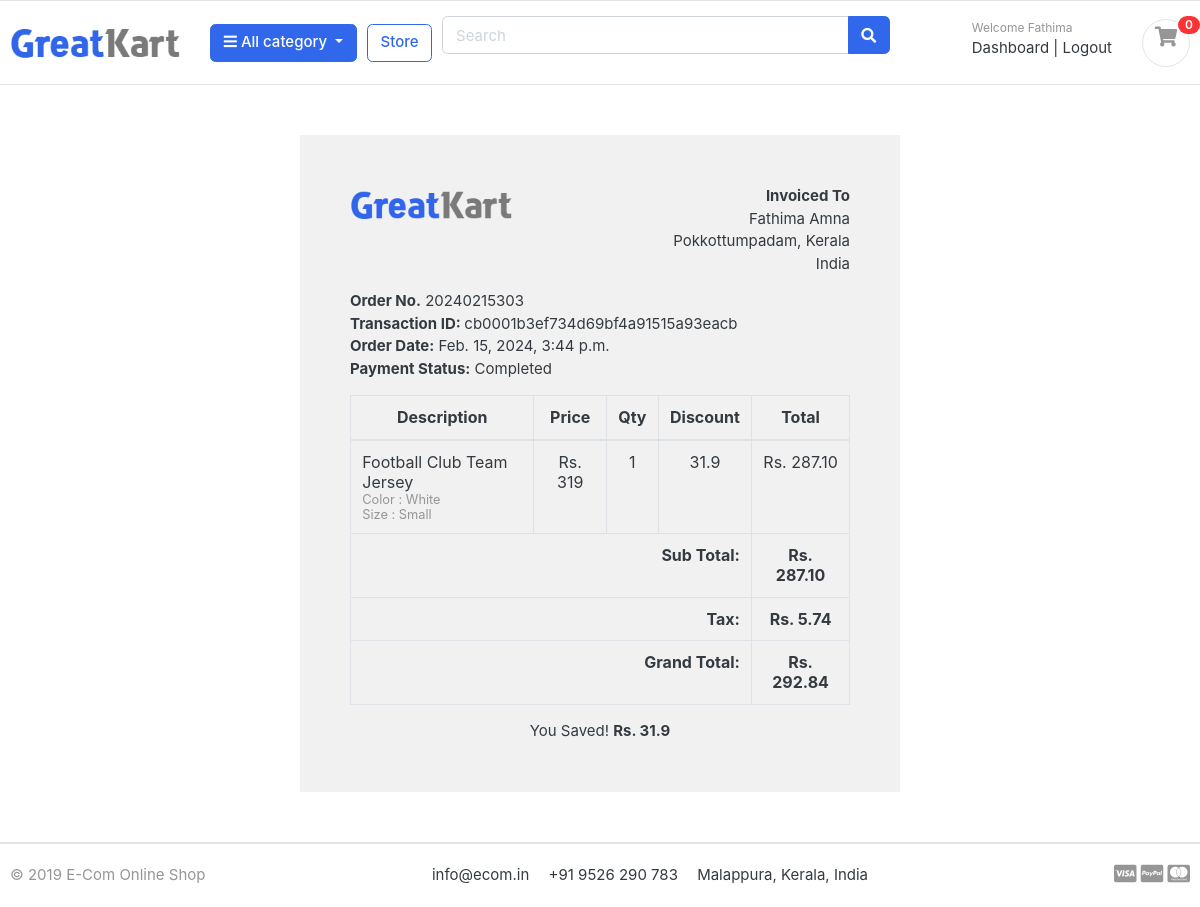
/accounts/order_detail/20240215303/ (signed in), run on the app's committed database.
### accounts/models.py (models this page shows, shortened)
class Account(AbstractBaseUser):
    first_name = models.CharField(max_length=50)
    last_name = models.CharField(max_length=50)
    username = models.CharField(max_length=50, unique=True)
    email = models.EmailField(max_length=100, unique=True)
    phone_number = models.CharField(max_length=12, unique=True, default='')
    wallet = models.FloatField(null=True, default=0.0)
    date_joined = models.DateTimeField(auto_now_add=True)
    last_login = models.DateTimeField(auto_now_add=True)
    is_admin = models.BooleanField(default=False)
    is_staff = models.BooleanField(default=False)
    is_active = models.BooleanField(default=True)
    is_superadmin = models.BooleanField(default=False)
    USERNAME_FIELD = 'email'
    REQUIRED_FIELDS = ['username', 'first_name', 'last_name']
    objects = MyAccountManager()
    class Meta:
        verbose_name = 'account'
        verbose_name_plural = 'accounts'

class Address(models.Model):
    user = models.ForeignKey(Account, on_delete=models.CASCADE)
    full_name = models.CharField(max_length=20, default='')
    phone_number = models.CharField(max_length=15)
    address_line_1 = models.CharField(max_length=100)
    address_line_2 = models.CharField(blank=True, max_length=100)
    city = models.CharField(max_length=20)
    state = models.CharField(max_length=20)
    country = models.CharField(max_length=20)
    zipcode = models.CharField(max_length=6)

### orders/models.py (models this page shows, shortened)
class Order(models.Model):
    STATUS = (
        ('Pending', 'Pending'),
        ('Order Confirmed', 'Order Confirmed'),
        ('Return Requested', 'Return Requested'),
        ('Return Approved', 'Return Approved'),
        ('Return Rejected', 'Return Rejected'),
        ('Return Received', 'Return Received'),
        ('Cancelled', 'Cancelled'),
        ('Delivered', 'Delivered'),
    )
    user = models.ForeignKey(Account, on_delete=models.SET_NULL, null=True)
    address = models.ForeignKey(Address, on_delete=models.SET_NULL, null=True)
    payment = models.ForeignKey(Payment, on_delete=models.SET_NULL, null=True)
    order_number = models.CharField(max_length=30, unique=True)
    order_total = models.FloatField()
    tax = models.FloatField()
    status = models.CharField(max_length=20, choices=STATUS, default='Pending')
    ip = models.CharField(blank=True, max_length=20)
    is_ordered = models.BooleanField(default=False)
    is_cancelled = models.BooleanField(default=False)
    created_at = models.DateTimeField(auto_now_add=True)
    updated_at = models.DateTimeField(auto_now=True)
    coupon_discount = models.FloatField(default=0.0)

class Payment(models.Model):
    user = models.ForeignKey(Account, on_delete=models.CASCADE)
    payment_id = models.CharField(max_length=100)
    amount_paid = models.CharField(max_length=100)
    discount = models.FloatField(default=0)
    status = models.CharField(max_length=100)
    created_at = models.DateTimeField(auto_now_add=True)
    timestamp = models.DateTimeField(default=timezone.now)

class OrderProduct(models.Model):
    order = models.ForeignKey(Order, on_delete=models.CASCADE, related_name='products')
    payment = models.ForeignKey(Payment, on_delete=models.SET_NULL, blank=True, null=True)
    user = models.ForeignKey(Account, on_delete=models.CASCADE)
    product = models.ForeignKey(Product, on_delete=models.CASCADE)
    variant = models.ManyToManyField(Variant, blank=True)
    quantity = models.IntegerField()
    tax = models.FloatField(default=0.0)
    product_price = models.FloatField()
    ordered = models.BooleanField(default=False)
    created_at = models.DateTimeField(auto_now_add=True)
    updated_at = models.DateTimeField(auto_now=True)
    product_discount = models.FloatField(default=0.0)

### store/models.py (models this page shows, shortened)
class Product(models.Model):
    product_name = models.CharField(max_length=200, unique=True)
    slug = models.SlugField(max_length=200, unique=True)
    description = models.TextField(max_length=500, blank=True)
    price = models.PositiveIntegerField(
        validators=[MinValueValidator(1)],
        help_text="Enter a number greater than zero")
    product_image = models.ImageField(upload_to='photos/products')
    stock = models.PositiveIntegerField(
        validators=[MinValueValidator(1)],
        help_text="Enter a number greater than zero")
    is_available = models.BooleanField(default=True)
    category = models.ForeignKey(Category, on_delete=models.CASCADE)
    created_date = models.DateTimeField(auto_now_add=True)
    modified_date = models.DateTimeField(auto_now=True)
    offer_percentage = models.PositiveIntegerField(default=0, blank=True, null=True)
    offer_price = models.PositiveIntegerField(default=0, blank=True, null=True)

class Variant(models.Model):
    product = models.ForeignKey(Product, on_delete=models.CASCADE)
    variant_category = models.CharField(max_length=100, choices=variant_category_choice)
    variant_value = models.CharField(max_length=100)
    is_active = models.BooleanField(default=True)
    created_on = models.DateTimeField(auto_now=True)
    objects = VariantManager()

### accounts/views.py (the view)
# urls.py: path('order_detail/<int:order_id>/', views.order_detail, name='order_detail'),
@cache_control(no_cache=True, must_revalidate=True, no_store=True)
@login_required(login_url='login_user')
def order_detail(request, order_id):
    order_detail = OrderProduct.objects.filter(order__order_number=order_id)
    order = Order.objects.get(order_number=order_id)
    total_product = []
    subtotal = 0
    total_product_discount = 0
    for item in order_detail:
        product_total = item.product_price * item.quantity
        subtotal += product_total
        total_product.append({'item': item, 'total': product_total})
        discount_price = (item.product.offer_percentage * item.product.price) / 100
        total_product_discount += discount_price * item.quantity
    context = {
        'order_detail': total_product,
        'order': order,
        'subtotal': subtotal,
        'tax': order.tax,
        'grand_total': subtotal + order.tax,
        'coupon_discount': order.coupon_discount,
        'total_product_discount': total_product_discount,
    }
    return render(request, 'accounts/order-detail.html', context)

### templates/accounts/order-detail.html (shortened to what this page needs)
{% extends 'base.html' %}
{% load static %}
{% block content %}
<div class="container"
     style="margin: 0 auto;width: 50%;padding: 50px;background: #f1f1f1;margin-top: 50px;margin-bottom: 50px;">
    <div class="row invoice row-printable">
        <div class="col-md-12">
            <div class="panel panel-default plain" id="dash_0">
                <div class="panel-body p30">
                    <div class="row">
                        <div class="col-lg-6">
                            <div class="invoice-logo"><img src="{% static '/images/logo.png' %}" alt="Invoice logo"
                                                           style="max-height: 40px;"></div>
                        </div>
                        <div class="col-lg-6">
                            <div class="invoice-from">
                                <ul class="list-unstyled text-right">
                                    <li><strong>Invoiced To</strong></li>
                                    <li>{{ order.address.full_name }}</li>
                                    <li>{{ order.address.city}}, {{ order.address.state }}</li>
                                    <li>{{ order.address.country }}</li>
                                </ul>
                            </div>
                        </div>
                        <div class="col-lg-12">
                            <div class="invoice-details mt25">
                                <div class="well">
                                    <ul class="list-unstyled mb0">
                                        <li><strong>Order No.</strong> {{ order.order_number}}</li>
                                        <li><strong>Transaction ID: </strong> {{ order.payment.payment_id }}</li>
                                        <li><strong>Order Date:</strong> {{ order.created_at}}</li>
                                        <li><strong>Payment Status:</strong> {{ order.payment.status }}</li>
                                    </ul>
                                </div>
                            </div>
                            <div class="invoice-items">
                                <div class="table-responsive" style="overflow: hidden; outline: none;" tabindex="0">
                                    <table class="table table-bordered">
                                        <thead>
                                        <tr>
                                            <th class="per70 text-center">Description</th>
                                            <th class="per25 text-center">Price</th>
                                            <th class="per5 text-center">Qty</th>
                                            <th class="per5 text-center">Discount</th>
                                            <th class="per5 text-center">Total</th>
                                        </tr>
                                        </thead>
                                        <tbody>
                                        {% for product in order_detail %}
                                        <tr>
                                            <td> {{ product.item.product.product_name }}
                                                <p class="text-muted small">
                                                    {% if product.item.variant.all %}
                                                    {% for variant in product.item.variant.all %}
                                                    {{ variant.variant_category | capfirst }} : {{ variant.variant_value | capfirst }} <br>
                                                    {% endfor %}
                                                    {% endif %}
                                                </p>
                                            </td>
                                            <td class="text-center"> Rs. {{ product.item.product.price }} </td>
                                            <td class="text-center"> {{ product.item.quantity }} </td>
                                            <td class="text-center"> {{ product.item.product_discount }} </td>
                                            <td class="text-center"> Rs. {{ product.total | floatformat:2 }} </td>
                                        </tr>
                                        {% endfor %}
                                        </tbody>
                                        <tfoot>
                                        <tr>
                                            <th colspan="4" class="text-right">Sub Total:</th>
                                            <th class="text-center">Rs. {{ subtotal | floatformat:2 }}</th>
                                        </tr>
                                        <tr>
                                            <th colspan="4" class="text-right">Tax:</th>
                                            <th class="text-center">Rs. {{ tax | floatformat:2 }}</th>
                                        </tr>
                                        <tr>
                                            <th colspan="4" class="text-right">Grand Total:</th>
                                            <th class="text-center">Rs. {{ grand_total | floatformat:2 }}</th>
                                        </tr>
                                        </tfoot>
                                    </table>
                                </div>
                                <div>
                                    <p class="text-center">You Saved! <strong>Rs. {{ total_product_discount }}</strong></p>
                                </div>
                            </div>
                        </div>
                    </div>
                </div>
            </div>
        </div>
    </div>
</div>
{% endblock %}

### templates/includes/navbar.html (shortened to what this page needs)
{% load static %}
<header class="section-header">
    <section class="header-main border-bottom">
        <div class="container">
            <div class="row align-items-center">
                <div class="col-lg-2 col-md-3 col-6">
                    <a href="{% url 'home' %}" class="brand-wrap">
                        <img class="logo" src="{% static './images/logo.png' %}">
                    </a>
                </div>
                <div class="col-lg col-sm col-md col-6 flex-grow-0">
                    <div class="category-wrap dropdown d-inline-block float-right">
                        <button type="button" class="btn btn-primary dropdown-toggle" data-toggle="dropdown">
                            <i class="fa fa-bars"></i> All category
                        </button>
                    </div>
                </div>
                <a href="{% url 'store' %}" class="btn btn-outline-primary">Store</a>
                <div class="col-lg  col-md-6 col-sm-12 col">
                    <form action="{% url 'search' %}" class="search" method="GET">
                        <div class="input-group w-100">
                            <input type="text" class="form-control" style="width:60%;" placeholder="Search" name="keyword">
                            <div class="input-group-append">
                                <button class="btn btn-primary" type="submit">
                                    <i class="fa fa-search"></i>
                                </button>
                            </div>
                        </div>
                    </form>
                </div>
                <div class="col-lg-3 col-sm-6 col-8 order-2 order-lg-3">
                    <div class="d-flex justify-content-end mb-3 mb-lg-0">
                        {% if user.id %}
                        <div class="widget-header">
                            <small class="title text-muted">Welcome {{ user.first_name }} </small>
                            <div>
                                <a href="{% url 'dashboard' %}">Dashboard</a> <span class="dark-transp"> | </span>
                                <a href="{% url 'logout_user' %}">Logout</a>
                            </div>
                        </div>
                        {% endif %}
                        <a href="{% url 'cart' %}" class="widget-header pl-3 ml-3">
                            <div class="icon icon-sm rounded-circle border"><i class="fa fa-shopping-cart pt-2"></i>
                            </div>
                            <span class="badge badge-pill badge-danger notify">{{ cart_count }}</span>
                        </a>
                    </div>
                </div>
            </div>
        </div>
    </section>
</header>

### data on the page
Account: first_name "Fathima"
Order: address.full_name "Fathima Amna", address.city "Pokkottumpadam", address.state "Kerala", address.country "India", order_number "20240215303", payment.payment_id "cb0001b3ef734d69bf4a91515a93eacb", created_at "Feb. 15, 2024, 3:44 p.m.", payment.status "Completed", tax "5.74"
OrderProduct: item.product.product_name "Football Club Team Jersey", item.product.price "319", item.quantity "1", item.product_discount "31.9", total "287.10"
Variant: variant_category "Color", variant_value "White"
Variant: variant_category "Size", variant_value "Small"

### other printed values
{{ cart_count }} "0"
{{ subtotal | floatformat:2 }} "287.10"
{{ grand_total | floatformat:2 }} "292.84"
{{ total_product_discount }} "31.9"
